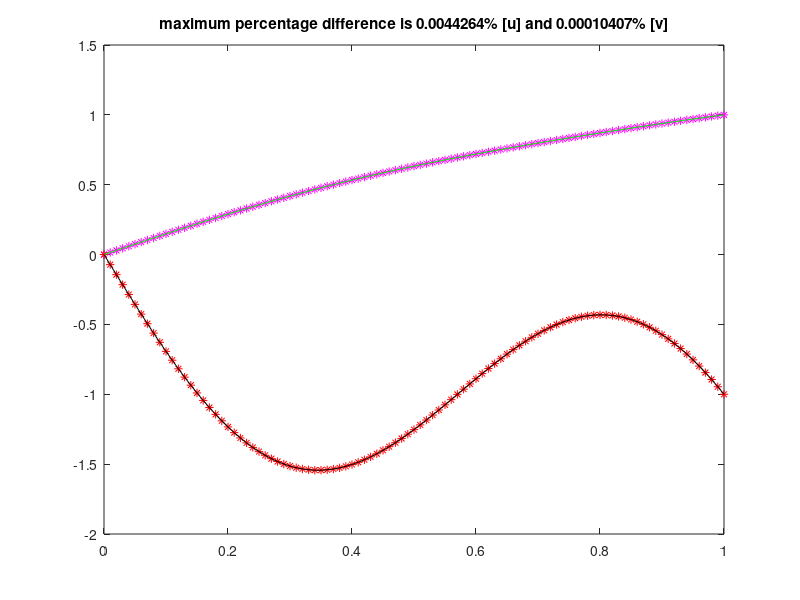

The MATLAB script that drew this image:
load('glob_Jacobian_matrix.txt')
load('glob_residual_vec.txt')

U_init=[zeros(1,198)];

Y=-transpose(glob_Jacobian_matrix\glob_residual_vec);


lilJac=glob_Jacobian_matrix(100:198,100:198);
lilres=glob_residual_vec(100:198);
lilY=-transpose(lilJac\lilres);

v_init=zeros(1,99);
v_new=v_init+lilY;

U_new=U_init+Y;

u_new=[0,U_new(1:99),1];
v_new=[0,v_new,-1];

X_guess=0:0.01:1;

u_exact=(sin(sqrt(30))-1).*X_guess.^3./6+(1/30)*sin(sqrt(30).*X_guess)+(7/6-1/5*sin(sqrt(30)))*X_guess;
v_exact=(sin(sqrt(30))-1).*X_guess-sin(sqrt(30).*X_guess);

[valu,indexu]=max(abs(u_exact-u_new));
max_pc_differenceu=abs((valu*100)/u_exact(indexu));

[valv,indexv]=max(abs(v_exact-v_new));
max_pc_differencev=abs((valv*100)/v_exact(indexv));



plot(X_guess,u_new,'m*')
hold on 
plot(X_guess,v_new,'r*')
plot(X_guess,u_exact,'g')
plot(X_guess,v_exact,'k')

title(['maximum percentage difference is ',num2str(max_pc_differenceu),'% [u] and ',num2str(max_pc_differencev),'% [v]'])